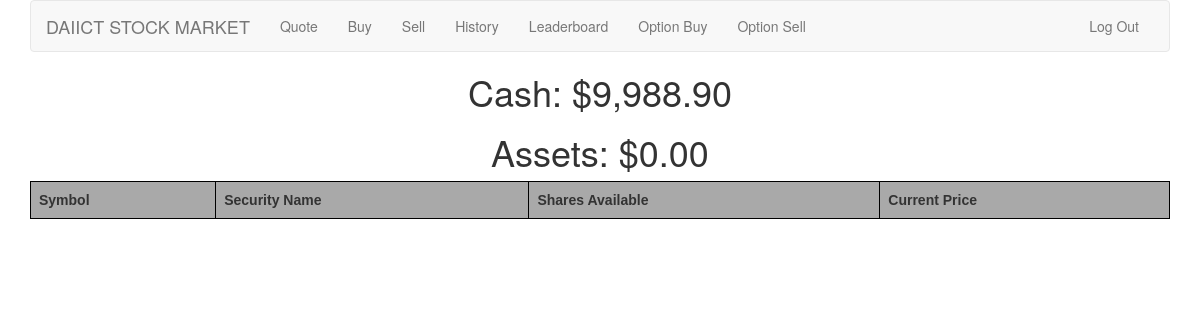
Page / (signed in) on the earlier database version.
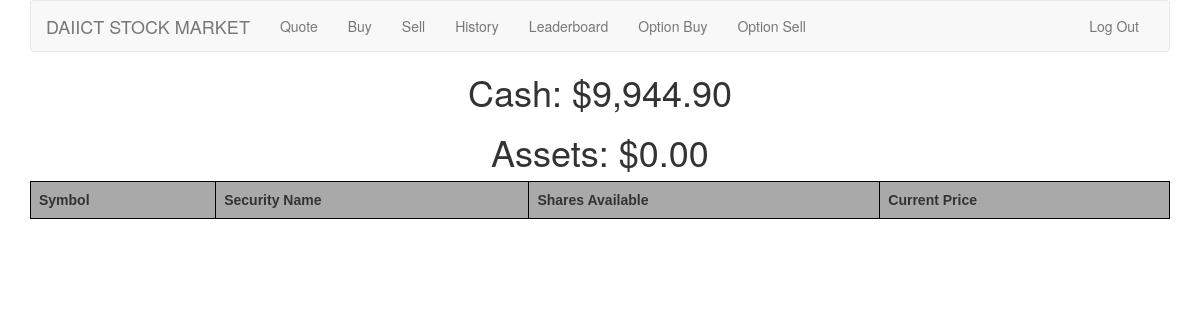
Same page on the later database version.
### tables this page shows
CREATE TABLE "users"
(
    id INTEGER PRIMARY KEY NOT NULL,
    username TEXT NOT NULL,
    hash TEXT NOT NULL,
    cash REAL DEFAULT 10000.00 NOT NULL,
    assets DECIMAL DEFAULT 0 NOT NULL
);

### application.py (the view)
@app.route("/")
@login_required
def index():
    current_user = session["user_id"]
    current_cash = c.execute("SELECT cash FROM users WHERE id = :CURRENT_USER", [current_user]).fetchall()[0][0]
    available = c.execute("SELECT symbol, sum(quantity) FROM transactions WHERE user_id = :user_id GROUP BY symbol",
                          [session["user_id"]]).fetchall()
    stocks_value = 0
    for stock in available:
        stocks_value += (stock[1] * lookup(stock[0])["price"])
    c.execute("UPDATE users SET assets = :assets WHERE id = :user_id", [stocks_value, current_user])
    db.commit()
    return render_template("index.html", current_cash=current_cash, available=available, lookup=lookup, usd=usd,
                           stocks_value=stocks_value)

### helpers.py (called while the page is built)
def login_required(f):
    @wraps(f)
    def decorated_function(*args, **kwargs):
        if session.get("user_id") is None:
            return redirect(url_for("login", next=request.url))
        return f(*args, **kwargs)
    return decorated_function

def usd(value):
    return "${:,.2f}".format(value)

### templates/index.html (shortened to what this page needs)
{% extends "layout.html" %}
{% block main %}
    <h1 class="cash">Cash: {{ usd(current_cash) }}</h1>
    <h1 class="cash">Assets: {{ usd(stocks_value) }}</h1>
    <table>
        <tr>
            <th>
                Symbol
            </th>
            <th>
                Security Name
            </th>
            <th>
                Shares Available
            </th>
            <th>
                Current Price
            </th>
        </tr>
    </table>
{% endblock %}

Differences in the rows shown:
changed users: cash "$9,988.90" → "$9,944.90"
